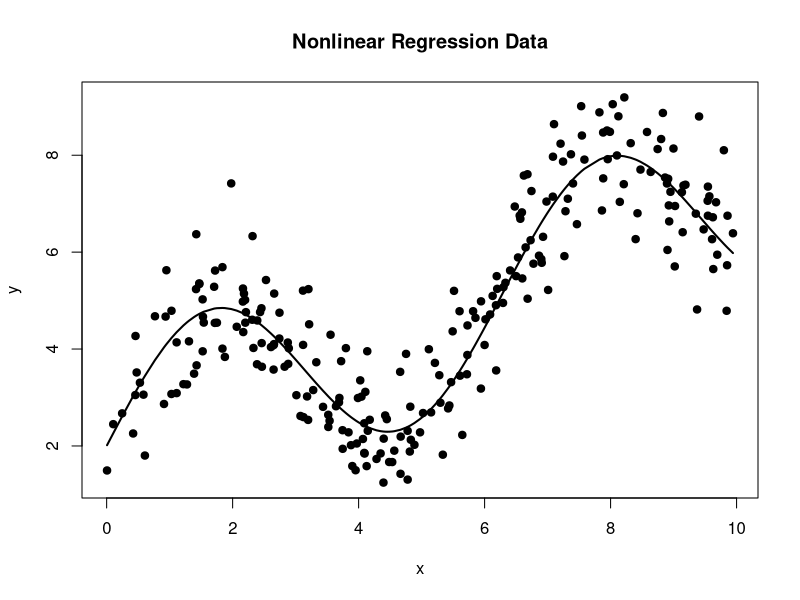
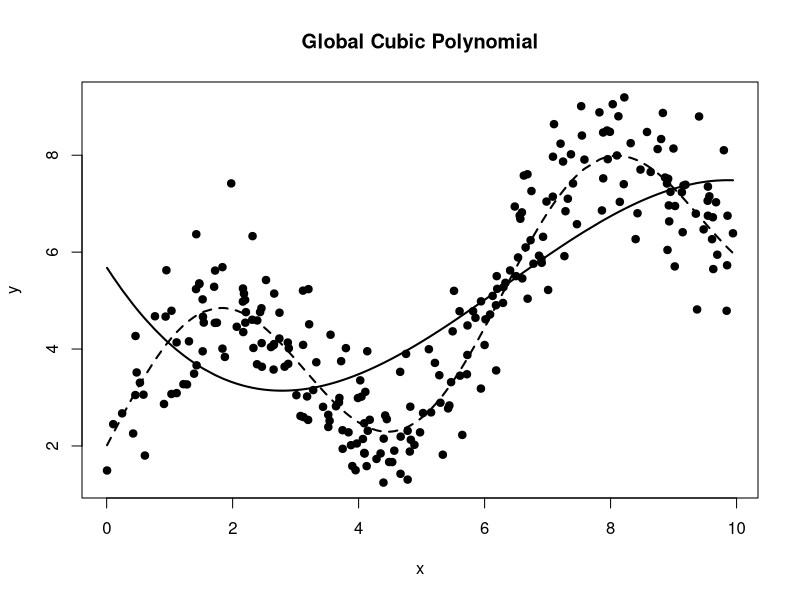
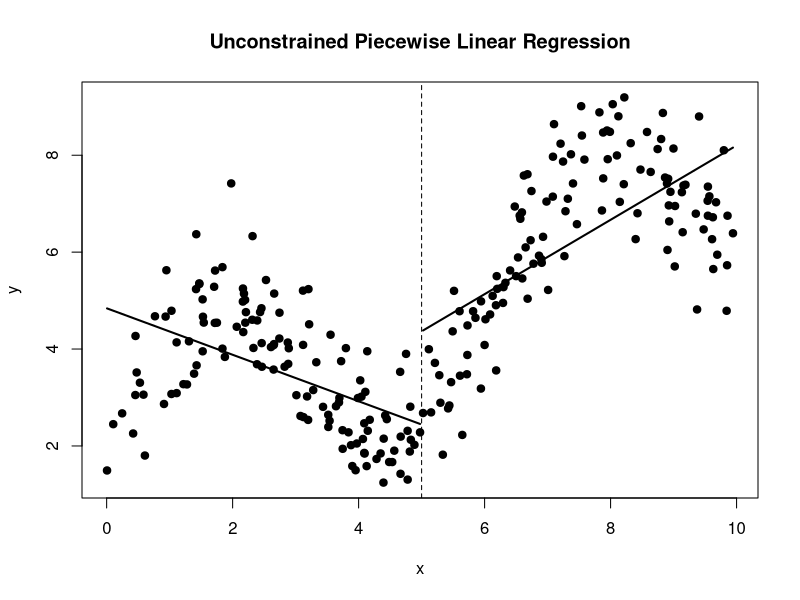
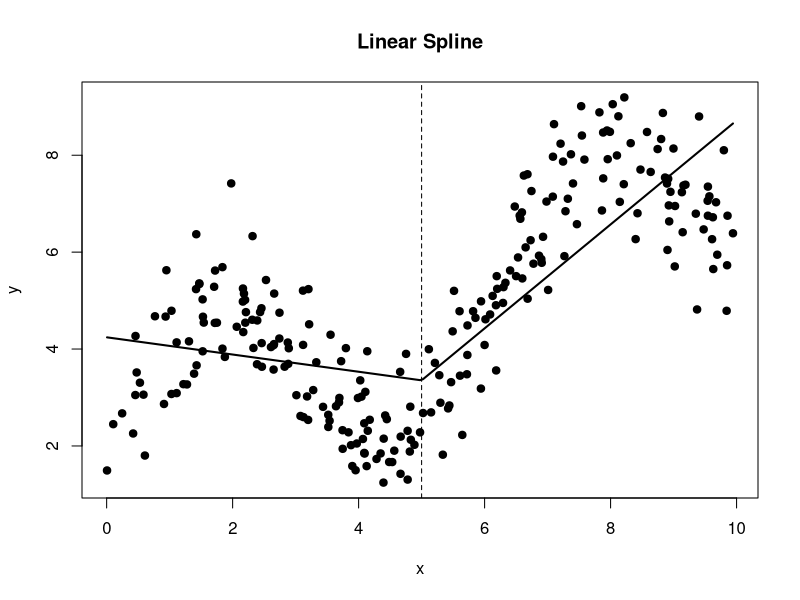
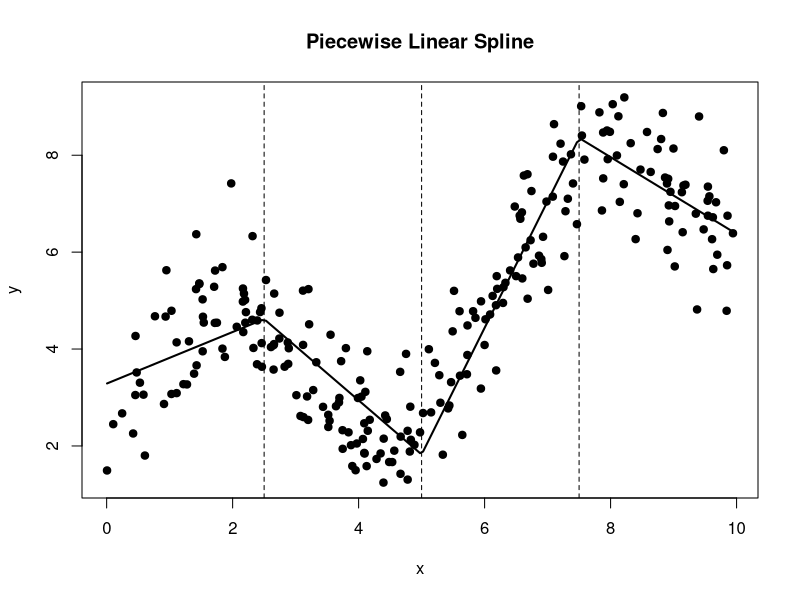
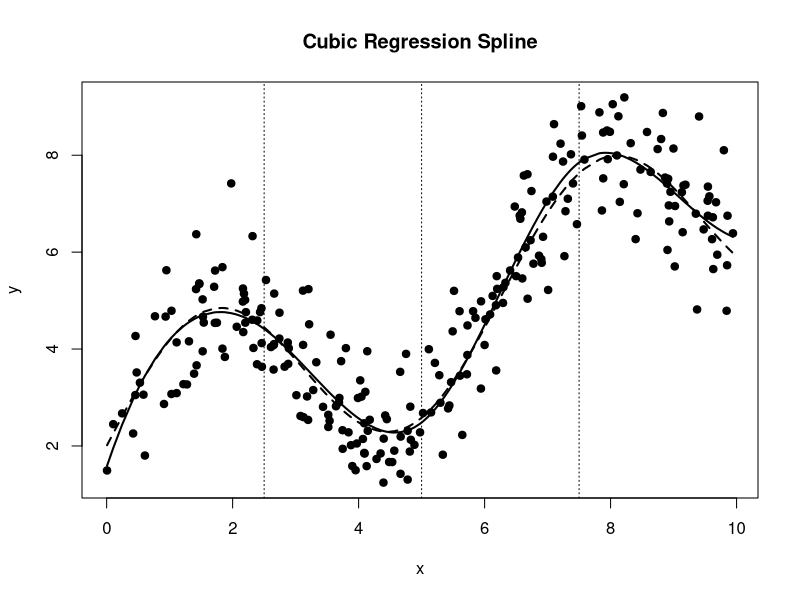
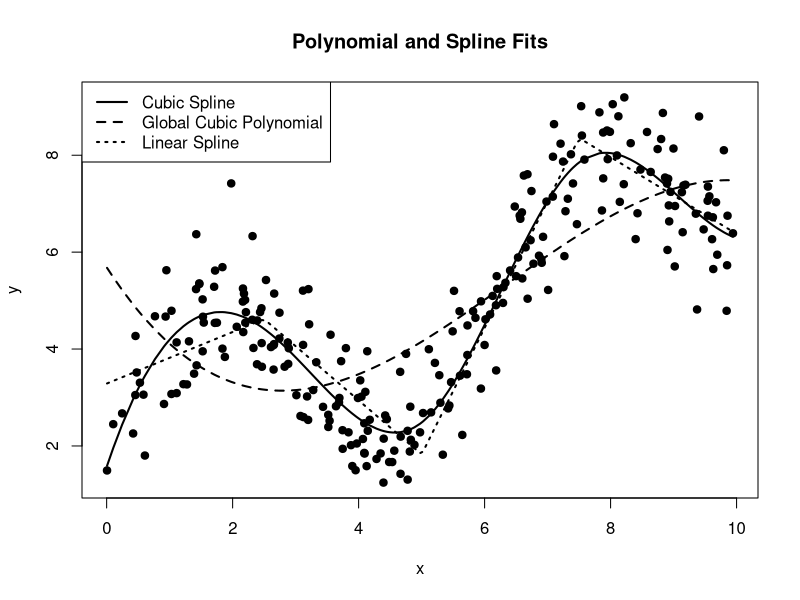
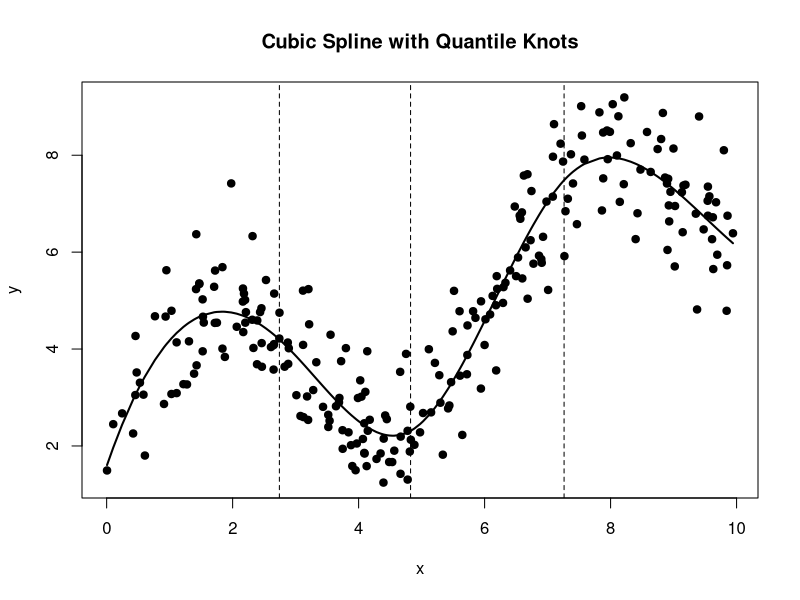

Here is the R script that generated these plots, in order:
# ==============================================================================
# Piecewise Polynomials and Splines
# Jonathan Ma
#
# References:
#   The Elements of Statistical Learning
#   An Introduction to Statistical Learning
#
# Main ideas:
#   - Polynomial regression
#   - Piecewise polynomial regression
#   - Knots
#   - Continuity constraints
#   - Linear splines
#   - Cubic splines
#   - Truncated power basis
#   - Bias-variance tradeoff
# ==============================================================================


# ------------------------------------------------------------------------------
# 1. Generate Nonlinear Regression Data
# ------------------------------------------------------------------------------

set.seed(123)

n <- 250

x <- sort(
  runif(
    n,
    min = 0,
    max = 10
  )
)


true_function <- function(x) {
  
  2 +
    0.5 * x +
    2 * sin(
      x
    )
}


y_true <- true_function(
  x
)


y <- y_true +
  rnorm(
    n,
    mean = 0,
    sd = 0.8
  )


data <- data.frame(
  x = x,
  y = y
)


head(data)


# ------------------------------------------------------------------------------
# 2. Plot Data
# ------------------------------------------------------------------------------

plot(
  x,
  y,
  pch = 19,
  xlab = "x",
  ylab = "y",
  main = "Nonlinear Regression Data"
)


lines(
  x,
  y_true,
  lwd = 2
)


# ------------------------------------------------------------------------------
# 3. Ordinary Polynomial Regression
# ------------------------------------------------------------------------------

# Begin with a global cubic polynomial:
#
# y =
# beta0 +
# beta1*x +
# beta2*x^2 +
# beta3*x^3


X_poly <- cbind(
  Intercept = 1,
  x = x,
  x2 = x^2,
  x3 = x^3
)


beta_poly <- solve(
  crossprod(
    X_poly
  ),
  crossprod(
    X_poly,
    y
  )
)


beta_poly


# ------------------------------------------------------------------------------
# 4. Polynomial Predictions
# ------------------------------------------------------------------------------

y_hat_poly <- as.vector(
  X_poly %*%
    beta_poly
)


plot(
  x,
  y,
  pch = 19,
  xlab = "x",
  ylab = "y",
  main = "Global Cubic Polynomial"
)


lines(
  x,
  y_hat_poly,
  lwd = 2
)


lines(
  x,
  y_true,
  lty = 2,
  lwd = 2
)


# ------------------------------------------------------------------------------
# 5. Polynomial Training Error
# ------------------------------------------------------------------------------

poly_MSE <- mean(
  (
    y -
      y_hat_poly
  )^2
)


poly_MSE


# ------------------------------------------------------------------------------
# 6. Introduce a Knot
# ------------------------------------------------------------------------------

# A piecewise polynomial fits separate functions in different regions.
#
# Start with one knot at:
#
# x = 5


knot <- 5


left_index <- x <= knot

right_index <- x > knot


# ------------------------------------------------------------------------------
# 7. Separate Piecewise Linear Fits
# ------------------------------------------------------------------------------

# Fit:
#
# y = beta0 + beta1*x
#
# separately on either side of the knot.


X_left <- cbind(
  1,
  x[left_index]
)


beta_left <- solve(
  crossprod(
    X_left
  ),
  crossprod(
    X_left,
    y[left_index]
  )
)


X_right <- cbind(
  1,
  x[right_index]
)


beta_right <- solve(
  crossprod(
    X_right
  ),
  crossprod(
    X_right,
    y[right_index]
  )
)


beta_left

beta_right


# ------------------------------------------------------------------------------
# 8. Piecewise Linear Predictions
# ------------------------------------------------------------------------------

y_hat_piecewise <- numeric(
  n
)


y_hat_piecewise[left_index] <-
  beta_left[1] +
  beta_left[2] *
  x[left_index]


y_hat_piecewise[right_index] <-
  beta_right[1] +
  beta_right[2] *
  x[right_index]


# ------------------------------------------------------------------------------
# 9. Plot Unconstrained Piecewise Linear Fit
# ------------------------------------------------------------------------------

plot(
  x,
  y,
  pch = 19,
  xlab = "x",
  ylab = "y",
  main = "Unconstrained Piecewise Linear Regression"
)


lines(
  x[left_index],
  y_hat_piecewise[left_index],
  lwd = 2
)


lines(
  x[right_index],
  y_hat_piecewise[right_index],
  lwd = 2
)


abline(
  v = knot,
  lty = 2
)


# ------------------------------------------------------------------------------
# 10. Check Discontinuity at Knot
# ------------------------------------------------------------------------------

left_at_knot <- beta_left[1] +
  beta_left[2] *
  knot


right_at_knot <- beta_right[1] +
  beta_right[2] *
  knot


data.frame(
  Side = c(
    "Left",
    "Right"
  ),
  Prediction_at_Knot = c(
    left_at_knot,
    right_at_knot
  )
)


# Separate piecewise fits do not automatically meet at the knot.


# ------------------------------------------------------------------------------
# 11. Truncated Power Function
# ------------------------------------------------------------------------------

positive_part <- function(
    x
) {
  
  pmax(
    x,
    0
  )
}


# For a linear spline:
#
# (x - knot)_+
#
# equals:
#
# 0               if x <= knot
# x - knot        if x > knot


truncated_linear <- positive_part(
  x - knot
)


# ------------------------------------------------------------------------------
# 12. Linear Spline Basis
# ------------------------------------------------------------------------------

# A linear spline with one knot:
#
# f(x) =
# beta0 +
# beta1*x +
# beta2*(x-knot)_+
#
#
# This is automatically continuous at the knot.


X_linear_spline <- cbind(
  Intercept = 1,
  x = x,
  Knot1 = positive_part(
    x - knot
  )
)


beta_linear_spline <- solve(
  crossprod(
    X_linear_spline
  ),
  crossprod(
    X_linear_spline,
    y
  )
)


beta_linear_spline


# ------------------------------------------------------------------------------
# 13. Linear Spline Predictions
# ------------------------------------------------------------------------------

y_hat_linear_spline <- as.vector(
  X_linear_spline %*%
    beta_linear_spline
)


plot(
  x,
  y,
  pch = 19,
  xlab = "x",
  ylab = "y",
  main = "Linear Spline"
)


lines(
  x,
  y_hat_linear_spline,
  lwd = 2
)


abline(
  v = knot,
  lty = 2
)


# ------------------------------------------------------------------------------
# 14. Interpret Slopes
# ------------------------------------------------------------------------------

# Before knot:
#
# slope = beta1
#
# After knot:
#
# slope = beta1 + beta2


slope_before <- beta_linear_spline[2]


slope_after <- beta_linear_spline[2] +
  beta_linear_spline[3]


data.frame(
  Region = c(
    "Before Knot",
    "After Knot"
  ),
  Slope = c(
    slope_before,
    slope_after
  )
)


# ------------------------------------------------------------------------------
# 15. Multiple-Knot Linear Spline
# ------------------------------------------------------------------------------

knots_linear <- c(
  2.5,
  5,
  7.5
)


X_linear_multi <- cbind(
  Intercept = 1,
  x = x
)


for (j in seq_along(
  knots_linear
)) {
  
  X_linear_multi <- cbind(
    X_linear_multi,
    positive_part(
      x -
        knots_linear[j]
    )
  )
}


colnames(
  X_linear_multi
) <- c(
  "Intercept",
  "x",
  paste0(
    "Knot_",
    knots_linear
  )
)


beta_linear_multi <- solve(
  crossprod(
    X_linear_multi
  ),
  crossprod(
    X_linear_multi,
    y
  )
)


# ------------------------------------------------------------------------------
# 16. Predictions from Multiple-Knot Linear Spline
# ------------------------------------------------------------------------------

y_hat_linear_multi <- as.vector(
  X_linear_multi %*%
    beta_linear_multi
)


plot(
  x,
  y,
  pch = 19,
  xlab = "x",
  ylab = "y",
  main = "Piecewise Linear Spline"
)


lines(
  x,
  y_hat_linear_multi,
  lwd = 2
)


abline(
  v = knots_linear,
  lty = 2
)


# ------------------------------------------------------------------------------
# 17. Cubic Spline Basis
# ------------------------------------------------------------------------------

# Cubic spline:
#
# f(x) =
#
# beta0 +
# beta1*x +
# beta2*x^2 +
# beta3*x^3
#
# +
#
# sum_j theta_j (x-knot_j)_+^3
#
#
# This construction guarantees continuity of:
#
# f(x)
# f'(x)
# f''(x)
#
# at each knot.


knots_cubic <- c(
  2.5,
  5,
  7.5
)


X_cubic_spline <- cbind(
  Intercept = 1,
  x = x,
  x2 = x^2,
  x3 = x^3
)


for (j in seq_along(
  knots_cubic
)) {
  
  X_cubic_spline <- cbind(
    X_cubic_spline,
    positive_part(
      x -
        knots_cubic[j]
    )^3
  )
}


colnames(
  X_cubic_spline
) <- c(
  "Intercept",
  "x",
  "x2",
  "x3",
  paste0(
    "Knot_",
    knots_cubic
  )
)


# ------------------------------------------------------------------------------
# 18. Fit Cubic Spline
# ------------------------------------------------------------------------------

beta_cubic_spline <- solve(
  crossprod(
    X_cubic_spline
  ),
  crossprod(
    X_cubic_spline,
    y
  )
)


beta_cubic_spline


# ------------------------------------------------------------------------------
# 19. Cubic Spline Predictions
# ------------------------------------------------------------------------------

y_hat_cubic_spline <- as.vector(
  X_cubic_spline %*%
    beta_cubic_spline
)


plot(
  x,
  y,
  pch = 19,
  xlab = "x",
  ylab = "y",
  main = "Cubic Regression Spline"
)


lines(
  x,
  y_hat_cubic_spline,
  lwd = 2
)


lines(
  x,
  y_true,
  lty = 2,
  lwd = 2
)


abline(
  v = knots_cubic,
  lty = 3
)


# ------------------------------------------------------------------------------
# 20. Helper Function for Cubic Spline Basis
# ------------------------------------------------------------------------------

cubic_spline_basis <- function(
    x,
    knots
) {
  
  basis <- cbind(
    Intercept = 1,
    x = x,
    x2 = x^2,
    x3 = x^3
  )
  
  
  if (
    length(
      knots
    ) > 0
  ) {
    
    for (j in seq_along(
      knots
    )) {
      
      basis <- cbind(
        basis,
        positive_part(
          x -
            knots[j]
        )^3
      )
    }
  }
  
  
  return(
    basis
  )
}


# ------------------------------------------------------------------------------
# 21. Verify Helper Function
# ------------------------------------------------------------------------------

X_check <- cubic_spline_basis(
  x,
  knots_cubic
)


max(
  abs(
    X_check -
      X_cubic_spline
  )
)


# ------------------------------------------------------------------------------
# 22. Generic Spline Fit
# ------------------------------------------------------------------------------

cubic_spline_fit <- function(
    x,
    y,
    knots
) {
  
  X <- cubic_spline_basis(
    x,
    knots
  )
  
  
  beta_hat <- solve(
    crossprod(
      X
    ),
    crossprod(
      X,
      y
    )
  )
  
  
  return(
    list(
      coefficients = beta_hat,
      knots = knots
    )
  )
}


# ------------------------------------------------------------------------------
# 23. Generic Spline Prediction
# ------------------------------------------------------------------------------

cubic_spline_predict <- function(
    x_new,
    model
) {
  
  X_new <- cubic_spline_basis(
    x_new,
    model$knots
  )
  
  
  prediction <- as.vector(
    X_new %*%
      model$coefficients
  )
  
  
  return(
    prediction
  )
}


# ------------------------------------------------------------------------------
# 24. Fit Model Using Helper
# ------------------------------------------------------------------------------

spline_model <- cubic_spline_fit(
  x = x,
  y = y,
  knots = knots_cubic
)


spline_prediction <- cubic_spline_predict(
  x,
  spline_model
)


max(
  abs(
    spline_prediction -
      y_hat_cubic_spline
  )
)


# ------------------------------------------------------------------------------
# 25. Compare Models
# ------------------------------------------------------------------------------

model_comparison <- data.frame(
  Model = c(
    "Global Cubic Polynomial",
    "Unconstrained Piecewise Linear",
    "Linear Spline",
    "Linear Spline - Multiple Knots",
    "Cubic Spline"
  ),
  
  MSE = c(
    mean(
      (
        y -
          y_hat_poly
      )^2
    ),
    
    mean(
      (
        y -
          y_hat_piecewise
      )^2
    ),
    
    mean(
      (
        y -
          y_hat_linear_spline
      )^2
    ),
    
    mean(
      (
        y -
          y_hat_linear_multi
      )^2
    ),
    
    mean(
      (
        y -
          y_hat_cubic_spline
      )^2
    )
  )
)


model_comparison


# ------------------------------------------------------------------------------
# 26. Compare Fitted Curves
# ------------------------------------------------------------------------------

plot(
  x,
  y,
  pch = 19,
  xlab = "x",
  ylab = "y",
  main = "Polynomial and Spline Fits"
)


lines(
  x,
  y_hat_poly,
  lty = 2,
  lwd = 2
)


lines(
  x,
  y_hat_linear_multi,
  lty = 3,
  lwd = 2
)


lines(
  x,
  y_hat_cubic_spline,
  lty = 1,
  lwd = 2
)


legend(
  "topleft",
  legend = c(
    "Cubic Spline",
    "Global Cubic Polynomial",
    "Linear Spline"
  ),
  lty = c(
    1,
    2,
    3
  ),
  lwd = 2
)


# ------------------------------------------------------------------------------
# 27. Knot Placement Using Quantiles
# ------------------------------------------------------------------------------

# Instead of choosing knots manually, use empirical quantiles.


quantile_knots <- as.numeric(
  quantile(
    x,
    probs = c(
      0.25,
      0.5,
      0.75
    )
  )
)


quantile_knots


quantile_spline_model <- cubic_spline_fit(
  x,
  y,
  quantile_knots
)


quantile_prediction <- cubic_spline_predict(
  x,
  quantile_spline_model
)


# ------------------------------------------------------------------------------
# 28. Plot Quantile-Knot Spline
# ------------------------------------------------------------------------------

plot(
  x,
  y,
  pch = 19,
  xlab = "x",
  ylab = "y",
  main = "Cubic Spline with Quantile Knots"
)


lines(
  x,
  quantile_prediction,
  lwd = 2
)


abline(
  v = quantile_knots,
  lty = 2
)


# ------------------------------------------------------------------------------
# 29. Effect of Number of Knots
# ------------------------------------------------------------------------------

knot_counts <- c(
  0,
  1,
  2,
  3,
  5,
  8
)


training_MSE <- numeric(
  length(
    knot_counts
  )
)


models_by_knots <- vector(
  "list",
  length(
    knot_counts
  )
)


for (i in seq_along(
  knot_counts
)) {
  
  number_knots <- knot_counts[i]
  
  
  if (
    number_knots == 0
  ) {
    
    knots_i <- numeric(
      0
    )
    
  } else {
    
    probabilities <- seq(
      0,
      1,
      length.out = number_knots + 2
    )[
      -c(
        1,
        number_knots + 2
      )
    ]
    
    
    knots_i <- as.numeric(
      quantile(
        x,
        probs = probabilities
      )
    )
  }
  
  
  model_i <- cubic_spline_fit(
    x,
    y,
    knots_i
  )
  
  
  prediction_i <- cubic_spline_predict(
    x,
    model_i
  )
  
  
  training_MSE[i] <- mean(
    (
      y -
        prediction_i
    )^2
  )
  
  
  models_by_knots[[i]] <- model_i
}


data.frame(
  Number_of_Knots = knot_counts,
  Training_MSE = training_MSE
)


# ------------------------------------------------------------------------------
# 30. Plot Training Error vs Number of Knots
# ------------------------------------------------------------------------------

plot(
  knot_counts,
  training_MSE,
  type = "b",
  pch = 19,
  xlab = "Number of Knots",
  ylab = "Training MSE",
  main = "Spline Complexity"
)


# ------------------------------------------------------------------------------
# 31. Train-Test Split
# ------------------------------------------------------------------------------

set.seed(123)


train_index <- sample(
  seq_len(n),
  size = floor(
    0.7 * n
  )
)


test_index <- setdiff(
  seq_len(n),
  train_index
)


x_train <- x[
  train_index
]

y_train <- y[
  train_index
]


x_test <- x[
  test_index
]

y_test <- y[
  test_index
]


# ------------------------------------------------------------------------------
# 32. Compare Knot Counts on Test Data
# ------------------------------------------------------------------------------

test_MSE <- numeric(
  length(
    knot_counts
  )
)


for (i in seq_along(
  knot_counts
)) {
  
  number_knots <- knot_counts[i]
  
  
  if (
    number_knots == 0
  ) {
    
    knots_i <- numeric(
      0
    )
    
  } else {
    
    probabilities <- seq(
      0,
      1,
      length.out = number_knots + 2
    )[
      -c(
        1,
        number_knots + 2
      )
    ]
    
    
    # Knots determined using training data only
    
    knots_i <- as.numeric(
      quantile(
        x_train,
        probs = probabilities
      )
    )
  }
  
  
  model_i <- cubic_spline_fit(
    x_train,
    y_train,
    knots_i
  )
  
  
  prediction_i <- cubic_spline_predict(
    x_test,
    model_i
  )
  
  
  test_MSE[i] <- mean(
    (
      y_test -
        prediction_i
    )^2
  )
}


complexity_results <- data.frame(
  Number_of_Knots = knot_counts,
  Test_MSE = test_MSE
)


complexity_results


# ------------------------------------------------------------------------------
# 33. Select Number of Knots
# ------------------------------------------------------------------------------

best_index <- which.min(
  test_MSE
)


best_number_knots <- knot_counts[
  best_index
]


best_number_knots


# ------------------------------------------------------------------------------
# 34. K-Fold Cross-Validation
# ------------------------------------------------------------------------------

spline_cv <- function(
    x,
    y,
    knot_counts,
    k = 5
) {
  
  n <- length(
    y
  )
  
  
  folds <- sample(
    rep(
      seq_len(k),
      length.out = n
    )
  )
  
  
  CV_error <- matrix(
    NA,
    nrow = length(
      knot_counts
    ),
    ncol = k
  )
  
  
  for (fold in seq_len(
    k
  )) {
    
    train_index <- which(
      folds != fold
    )
    
    
    validation_index <- which(
      folds == fold
    )
    
    
    x_train <- x[
      train_index
    ]
    
    
    y_train <- y[
      train_index
    ]
    
    
    x_validation <- x[
      validation_index
    ]
    
    
    y_validation <- y[
      validation_index
    ]
    
    
    for (i in seq_along(
      knot_counts
    )) {
      
      number_knots <- knot_counts[i]
      
      
      if (
        number_knots == 0
      ) {
        
        knots_i <- numeric(
          0
        )
        
      } else {
        
        probabilities <- seq(
          0,
          1,
          length.out = number_knots + 2
        )[
          -c(
            1,
            number_knots + 2
          )
        ]
        
        
        knots_i <- as.numeric(
          quantile(
            x_train,
            probs = probabilities
          )
        )
      }
      
      
      model_i <- cubic_spline_fit(
        x_train,
        y_train,
        knots_i
      )
      
      
      prediction_i <- cubic_spline_predict(
        x_validation,
        model_i
      )
      
      
      CV_error[
        i,
        fold
      ] <- mean(
        (
          y_validation -
            prediction_i
        )^2
      )
    }
  }
  
  
  return(
    list(
      Knot_Count = knot_counts,
      Fold_Error = CV_error,
      Mean_Error = rowMeans(
        CV_error
      )
    )
  )
}


# ------------------------------------------------------------------------------
# 35. Run Cross-Validation
# ------------------------------------------------------------------------------

set.seed(123)


CV_results <- spline_cv(
  x = x,
  y = y,
  knot_counts = knot_counts,
  k = 5
)


CV_table <- data.frame(
  Number_of_Knots = CV_results$Knot_Count,
  CV_MSE = CV_results$Mean_Error
)


CV_table


# ------------------------------------------------------------------------------
# 36. Best Number of Knots by CV
# ------------------------------------------------------------------------------

best_CV_index <- which.min(
  CV_results$Mean_Error
)


best_CV_knots <- CV_results$Knot_Count[
  best_CV_index
]


best_CV_knots


# ------------------------------------------------------------------------------
# 37. Plot Cross-Validation Error
# ------------------------------------------------------------------------------

plot(
  CV_results$Knot_Count,
  CV_results$Mean_Error,
  type = "b",
  pch = 19,
  xlab = "Number of Knots",
  ylab = "Cross-Validated MSE",
  main = "Choosing Spline Complexity"
)


# ------------------------------------------------------------------------------
# 38. Fit Final Spline
# ------------------------------------------------------------------------------

if (
  best_CV_knots == 0
) {
  
  final_knots <- numeric(
    0
  )
  
} else {
  
  final_probabilities <- seq(
    0,
    1,
    length.out = best_CV_knots + 2
  )[
    -c(
      1,
      best_CV_knots + 2
    )
  ]
  
  
  final_knots <- as.numeric(
    quantile(
      x,
      probs = final_probabilities
    )
  )
}


final_model <- cubic_spline_fit(
  x,
  y,
  final_knots
)


final_prediction <- cubic_spline_predict(
  x,
  final_model
)


# ------------------------------------------------------------------------------
# 39. Plot Final Spline
# ------------------------------------------------------------------------------

plot(
  x,
  y,
  pch = 19,
  xlab = "x",
  ylab = "y",
  main = "Final Cubic Regression Spline"
)


lines(
  x,
  final_prediction,
  lwd = 2
)


lines(
  x,
  y_true,
  lty = 2,
  lwd = 2
)


if (
  length(
    final_knots
  ) > 0
) {
  
  abline(
    v = final_knots,
    lty = 3
  )
}


# ------------------------------------------------------------------------------
# 40. Verify Against Base R splines()
# ------------------------------------------------------------------------------

# splines is part of the standard R distribution.
# It is useful here only as a verification of the spline idea.

if (
  requireNamespace(
    "splines",
    quietly = TRUE
  )
) {
  
  builtin_model <- lm(
    y ~ splines::bs(
      x,
      knots = knots_cubic,
      degree = 3
    )
  )
  
  
  builtin_prediction <- predict(
    builtin_model
  )
  
  
  builtin_MSE <- mean(
    (
      y -
        builtin_prediction
    )^2
  )
  
  
  manual_MSE <- mean(
    (
      y -
        y_hat_cubic_spline
    )^2
  )
  
  
  data.frame(
    Method = c(
      "Manual Truncated-Power Cubic Spline",
      "Base R B-Spline"
    ),
    Training_MSE = c(
      manual_MSE,
      builtin_MSE
    )
  )
}


# ------------------------------------------------------------------------------
# 41. Summary
# ------------------------------------------------------------------------------

cat(
  "Global cubic polynomial MSE:",
  round(
    poly_MSE,
    4
  ),
  "\n"
)


cat(
  "Cubic spline MSE:",
  round(
    mean(
      (
        y -
          y_hat_cubic_spline
      )^2
    ),
    4
  ),
  "\n"
)


cat(
  "Best number of knots by CV:",
  best_CV_knots,
  "\n"
)


cat(
  "Final knot locations:",
  final_knots,
  "\n"
)
